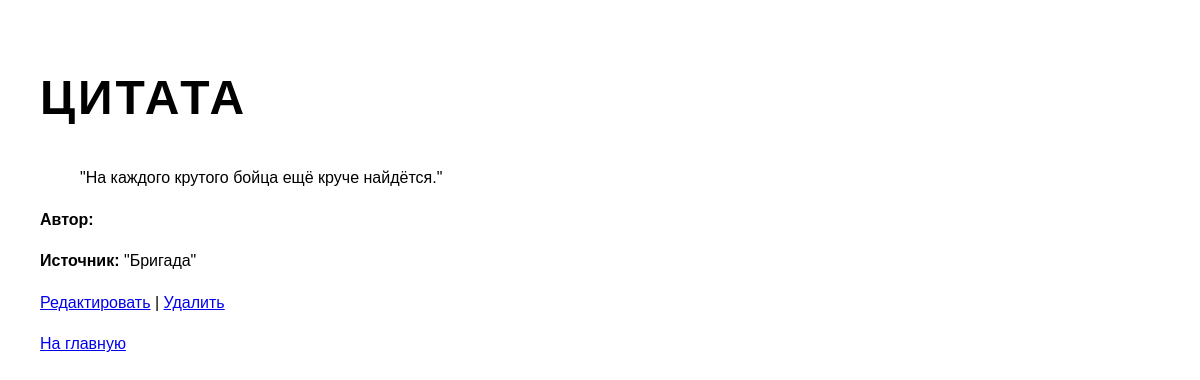
/2/ (signed in), run on the app's committed database.
### quotes/models.py (models this page shows, shortened)
class Quote(models.Model):
    text = models.TextField("Текст цитаты", max_length=1000, unique=True, null=False, blank=False)
    source = models.ForeignKey(Source, on_delete=models.CASCADE, related_name='quotes', null=False, blank=False)
    weight = models.PositiveIntegerField("Вес цитаты", default=1)
    views = models.PositiveIntegerField("Количество просмотров", default=0, null=False, blank=False)
    likes = models.PositiveIntegerField("Количество лайков", default=0, null=False, blank=False)
    dislikes = models.PositiveIntegerField("Количество дизлайков", default=0, null=False, blank=False)

class Source(models.Model):
    name = models.CharField('Название источника', max_length=300, unique=True, null=False, blank=False)
    author = models.ForeignKey(Author, on_delete=models.SET_NULL, default='', null=True)
    type = models.CharField('Тип источника', choices=SourceType, null=False, blank=False)

### quotes/views.py (the view)
# urls.py: path('<int:pk>/', quote_detail, name='quote_detail'),
@login_required
def quote_detail(request, pk):
    quote = get_object_or_404(Quote, pk=pk)
    return render(request, 'quote_detail.html', {'quote': quote})

### quotes/templates/quote_detail.html (shortened to what this page needs)
{% extends 'base.html' %}
{% block content %}
<h1>Цитата</h1>
    <blockquote>
        {{ quote.text|linebreaksbr }}
    </blockquote>
    <p><strong>Автор:</strong> {{ quote.source.author.name }}</p>
    <p><strong>Источник:</strong> {{ quote.source.name }}</p>
    <p>
        <a href="{% url 'quotes:update_quote' pk=quote.pk %}">Редактировать</a> |
        <a href="{% url 'quotes:delete_quote' pk=quote.pk %}">Удалить</a>
    </p>
    <p>
        <a href="{% url 'quotes:index' %}">На главную</a>
    </p>
{% endblock %}

### static/base.css (style rules this page uses)
body { background-color: #fff; color: #000; font-family: 'Arial', Helvetica, sans-serif; margin: 0; min-height: 100vh; display: block; padding: 40px; box-sizing: border-box; line-height: 1.6; }
h1 { font-size: 3rem; font-weight: 700; margin-bottom: 40px; letter-spacing: 3px; text-transform: uppercase; line-height: 1.1; font-family: 'Arial Black', Arial, sans-serif; }

### data on the page
Quote: text "\"На каждого крутого бойца ещё круче найдётся.\"", source.name "\"Бригада\""
